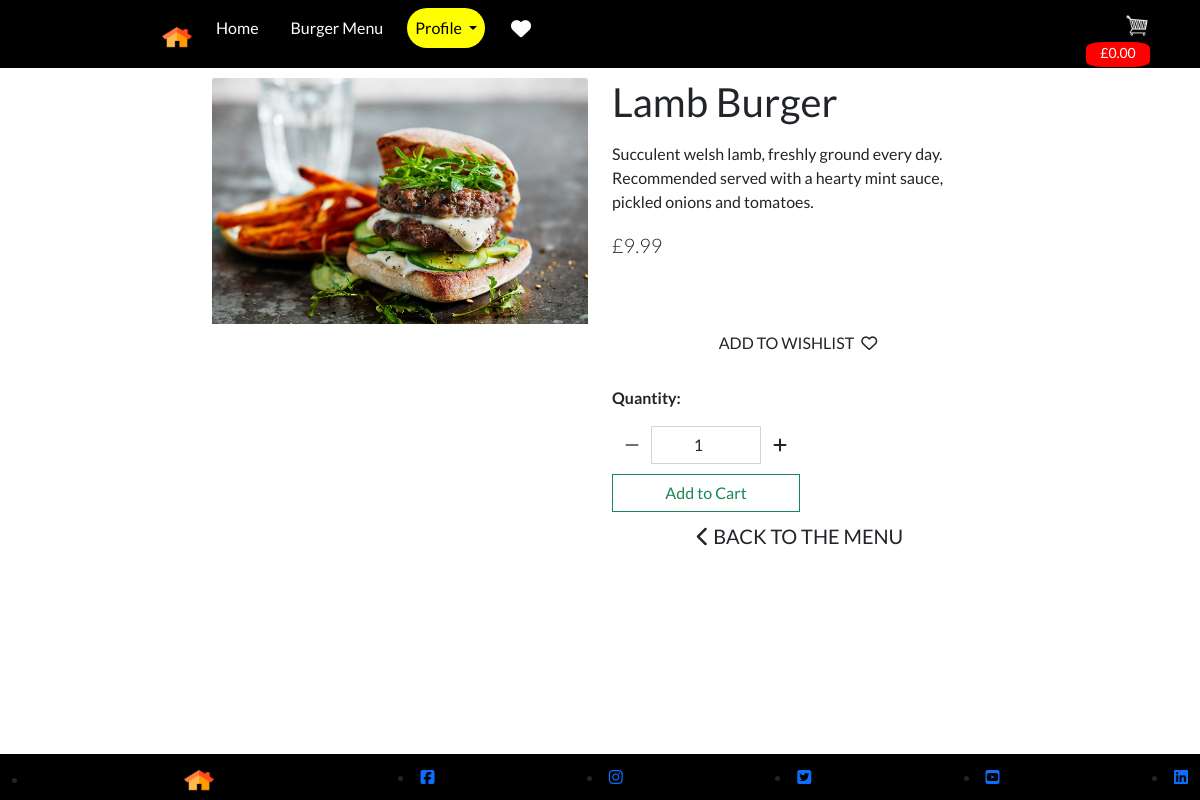
Screenshot of /store/1/ with the database file from the repository.
### store/models.py (models this page shows, shortened)
class Product(models.Model):
    name = models.CharField(max_length=255, unique=True)
    price = models.DecimalField(
        max_digits=9,
        decimal_places=2
        )
    image = models.ImageField(null=True, blank=True)
    quantity = models.IntegerField()
    description = models.TextField()
    rating = models.DecimalField(max_digits=6, decimal_places=2, null=True, blank=True)
    categories = models.ManyToManyField(Category)
    class Meta:
        db_table = 'products'

### store/views.py (the view)
# urls.py: path('<int:product_id>/', views.product_detail, name='product_detail'),
def product_detail(request, product_id):
    product = get_object_or_404(Product, pk=product_id)
    context = {
        'product': product,
    }
    return render(request, 'store/product_detail.html', context)

### cart/contexts.py (called while the page is built, shortened)
def cart_contents(request):
    cart_items = []
    total = 0
    product_count = 0
    delivery = 0
    cart = request.session.get('cart', {})
    grand_total = delivery + total
    context = {
        'cart_items': cart_items,
        'total': total,
        'product_count': product_count,
        'delivery': delivery,
        'grand_total': grand_total,
    }
    return context

### store/templates/store/product_detail.html (shortened to what this page needs)
{% extends "base.html" %}
{% load static %}
{% block content %}
<div class="container-fluid">
    <div class="row">
        <div class="col-12 col-md-6 col-lg-4 offset-lg-2">
            <a href="{{ product.image.url }}" target="_blank">
                <img class="card-img-top img-fluid" src="{{ product.image.url }}" alt="{{ product.name }}">
            </a>
        </div>
        <div class="col-12 col-md-6 col-lg-4">
            <h1 class="mb-3">{{ product.name }}</h1>
            <p class="mb-3">
                {{ product.description}}
            </p>
            <p class="lead mb-3">£{{ product.price }}</p>
            <form class="form update-form " method="POST" action="">
                <button class="btn btn-black rounded-0 text-uppercase mt-5 mb-1">Add to wishlist
                    <i class="far fa-heart pulsate-heart"></i>
                </button>
            </form>
            <form class="form" action="{% url 'add_to_cart' product.id %}" method="POST">
                <div class="form-row">
                    <div class="col-12">
                        <p class="mt-3"><strong>Quantity:</strong></p>
                        <div class="form-group w-50">
                            <div class="input-group">
                                <div class="input-group-prepend">
                                    <button type="button" class="decrement-qty btn btn-black rounded-0"
                                        data-item_id="{{ product.id }}" id="decrement-qty_{{ product.id }}">
                                        <span class="icon">
                                            <i class="fas fa-minus"></i>
                                        </span>
                                    </button>
                                </div>
                                <input class="form-control qty_input" type="number" name="quantity" value="1" min="1"
                                    max="99" data-item_id="{{ product.id }}" id="id_qty_{{ product.id }}">
                                <div class="input-group-append">
                                    <button type="button" class="increment-qty btn btn-black rounded-0"
                                        data-item_id="{{ product.id }}" id="increment-qty_{{ product.id }}">
                                        <span class="icon">
                                            <i class="fas fa-plus"></i>
                                        </span>
                                    </button>
                                </div>
                            </div>
                        </div>
                    </div>
                    <div class="col-lg-6">
                        <input type="submit" class="btn btn-outline-success" value="Add to Cart">
                    </div>
                </div>
            </form>
            <a href="{% url 'store' %}" class="btn btn-outline-black rounded-0 btn-lg">
                <span class="icon">
                    <i class="fas fa-chevron-left"></i>
                </span>
                <span class="text-uppercase">Back to the Menu</span>
            </a>
        </div>
    </div>
</div>
{% endblock %}

### static/css/main.css (style rules this page uses)
* { box-sizing: border-box; }
body { font-family: 'Lato', sans-serif; overflow-x: hidden; margin: 0; }
body, html { height: 100%; }
.col-lg-4, .col-lg-6, .col-lg-8, .col-lg-12 { margin-top: 10px; }
.btn { border-radius: 0; width: 100%; }
input { border: 0.3em solid #bbc3c6; padding: 0.5em 0.3em; font-size: 1.4em; color: #8a8a8a; text-align: center; }
a { text-decoration: none; }
.row > div { vertical-align: middle; }
.pulsate-heart { height: 1.5rem; width: 1.5rem; box-shadow: 0 0 0 0 rgba(0, 0, 0, 1); transform: scale(1); animation: heart 5s infinite; }

### rows the page displays
Product: image (picture), name "Lamb Burger", description "Succulent welsh lamb, freshly ground every day. Recommended served with a hearty mint sauce, pickled onions and tomatoes.", price "9.99", quantity "1"
